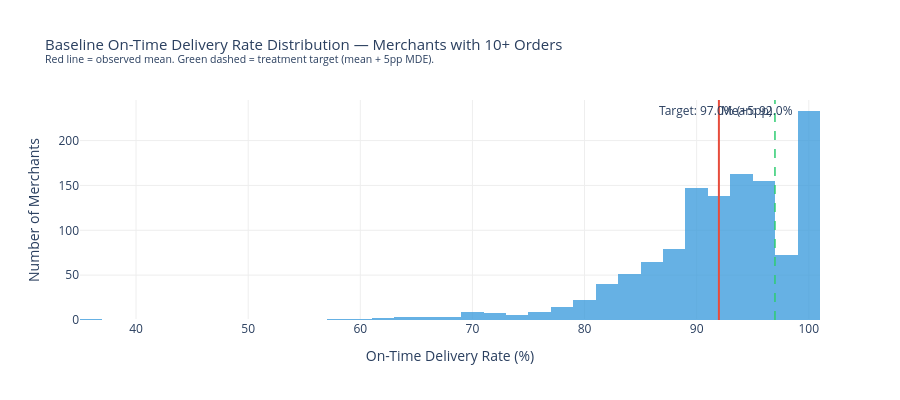

The cell this chart's notebook holds for it:
### Code cell
# Visualise the baseline distribution
fig_baseline = go.Figure()

fig_baseline.add_trace(go.Histogram(
    x=eligible['on_time_rate'] * 100,
    nbinsx=40,
    marker_color='#3498db',
    opacity=0.75,
    hovertemplate='On-time rate: %{x:.1f}%<br>Count: %{y}<extra></extra>'
))

fig_baseline.add_vline(
    x=MU_OTR * 100, line_dash='solid', line_color='#e74c3c', line_width=2,
    annotation_text=f'Mean: {MU_OTR*100:.1f}%',
    annotation_position='top right'
)
fig_baseline.add_vline(
    x=(MU_OTR + MDE_PRIMARY) * 100, line_dash='dash', line_color='#2ecc71', line_width=1.5,
    annotation_text=f'Target: {(MU_OTR+MDE_PRIMARY)*100:.1f}% (+5pp)',
    annotation_position='top left'
)

fig_baseline.update_layout(
    title=dict(
        text='Baseline On-Time Delivery Rate Distribution: Merchants with 10+ Orders<br>'
             '<sup>Red line = observed mean. Green dashed = treatment target (mean + 5pp MDE).</sup>',
        font_size=15
    ),
    xaxis_title='On-Time Delivery Rate (%)',
    yaxis_title='Number of Merchants',
    plot_bgcolor='white', paper_bgcolor='white',
    xaxis=dict(gridcolor='#eee'),
    yaxis=dict(gridcolor='#eee'),
    height=400, margin=dict(t=100)
)

fig_baseline.show()
print(f'Takeaway: The baseline on-time delivery rate is {MU_OTR*100:.1f}% with a standard deviation '
      f'of {SIGMA_OTR*100:.1f} percentage points. The target improvement of 5pp would move the '
      f'average merchant from {MU_OTR*100:.1f}% to {(MU_OTR+MDE_PRIMARY)*100:.1f}% on-time.')

### Figure 1 — Plotly figure (JSON) as saved in the notebook; plotly's stock layout.template omitted (floating-point values rounded to 4 significant figures; data arrays with more than 128 entries replaced by an {"elided": "..."} marker saying what was removed)
{"data": [{"hovertemplate": "On-time rate: %{x:.1f}%<br>Count: %{y}<extra></extra>", "marker": {"color": "#3498db"}, "nbinsx": 40, "opacity": 0.75, "type": "histogram", "x": {"elided": "1226 float values"}}], "layout": {"annotations": [{"showarrow": false, "text": "Mean: 92.0%", "x": 91.98, "xanchor": "left", "xref": "x", "y": 1, "yanchor": "top", "yref": "y domain"}, {"showarrow": false, "text": "Target: 97.0% (+5pp)", "x": 96.98, "xanchor": "right", "xref": "x", "y": 1, "yanchor": "top", "yref": "y domain"}], "height": 400, "margin": {"t": 100}, "paper_bgcolor": "white", "plot_bgcolor": "white", "shapes": [{"line": {"color": "#e74c3c", "dash": "solid", "width": 2}, "type": "line", "x0": 91.98, "x1": 91.98, "xref": "x", "y0": 0, "y1": 1, "yref": "y domain"}, {"line": {"color": "#2ecc71", "dash": "dash", "width": 1.5}, "type": "line", "x0": 96.98, "x1": 96.98, "xref": "x", "y0": 0, "y1": 1, "yref": "y domain"}], "title": {"font": {"size": 15}, "text": "Baseline On-Time Delivery Rate Distribution — Merchants with 10+ Orders<br><sup>Red line = observed mean. Green dashed = treatment target (mean + 5pp MDE).</sup>"}, "xaxis": {"gridcolor": "#eee", "title": {"text": "On-Time Delivery Rate (%)"}}, "yaxis": {"gridcolor": "#eee", "title": {"text": "Number of Merchants"}}}}
